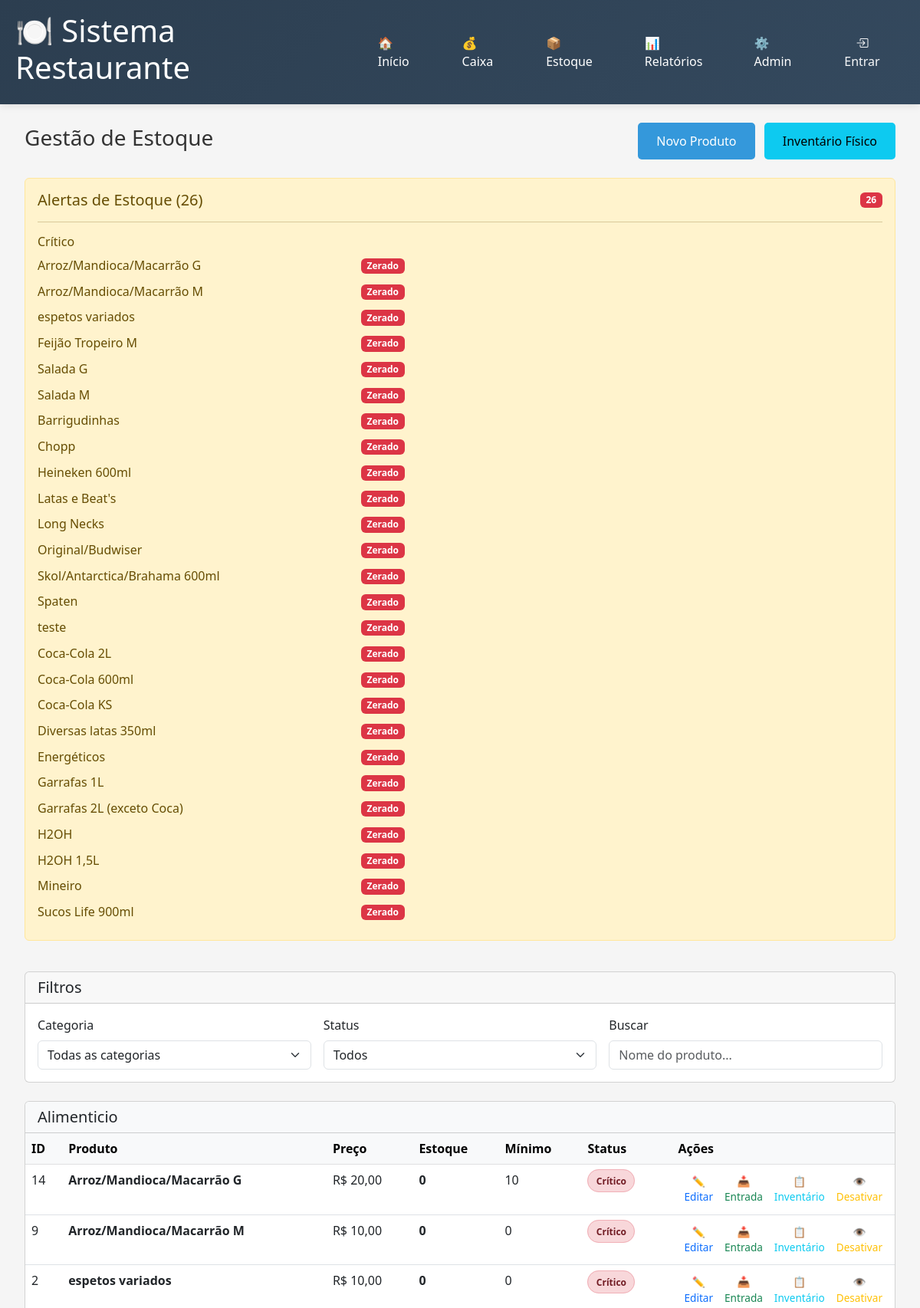
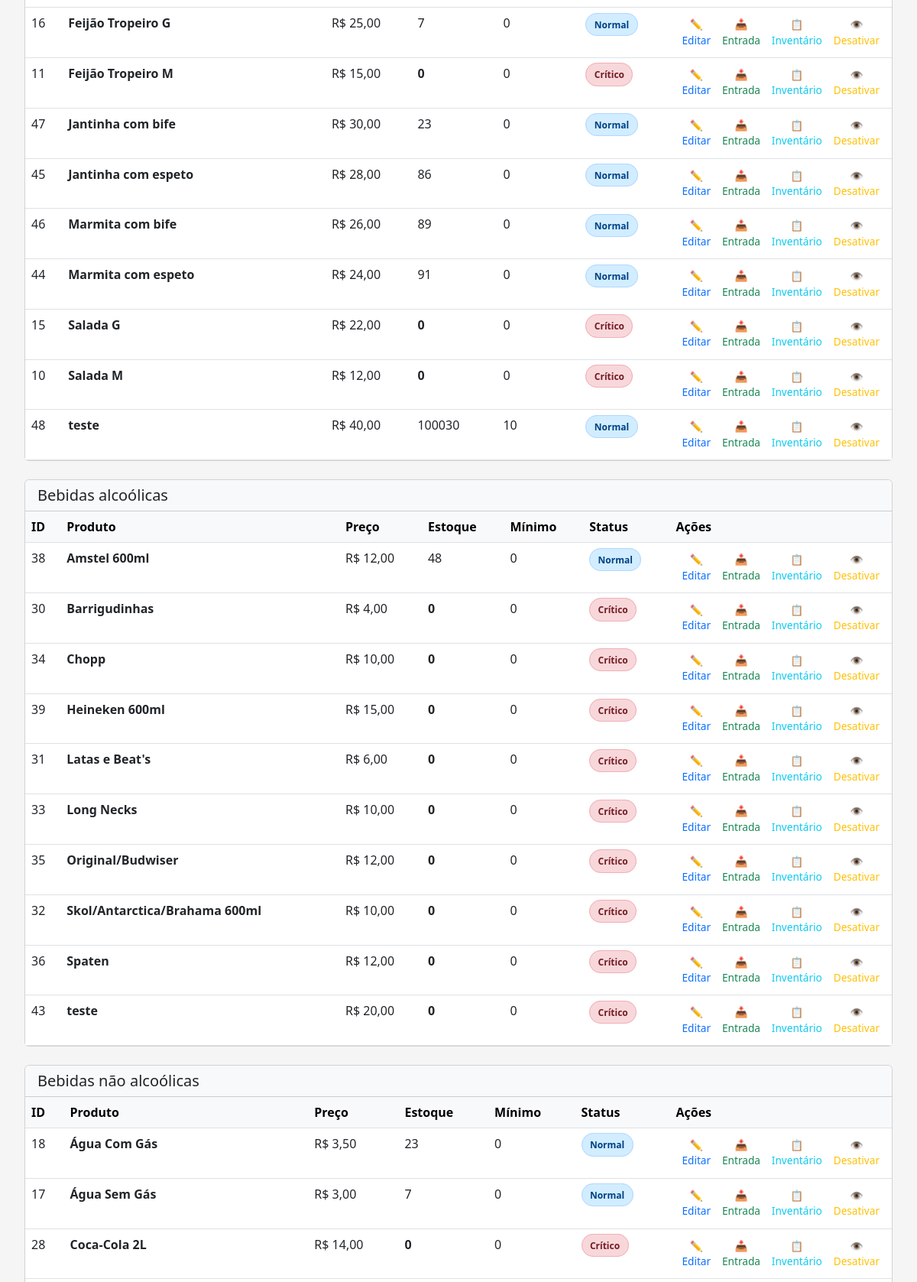
/modules/estoque/index.php (upper part), run on the app's committed database (2 pictures, top to bottom).
### tables this page shows
CREATE TABLE `produtos` (
  `id` int(11) NOT NULL,
  `nome` varchar(100) NOT NULL,
  `categoria_id` int(11) NOT NULL,
  `preco` decimal(10,2) NOT NULL,
  `estoque_atual` int(11) DEFAULT 0,
  `estoque_minimo` int(11) DEFAULT 0,
  `imagem` varchar(255) DEFAULT NULL,
  `ativo` tinyint(1) DEFAULT 1,
  `created_at` timestamp NOT NULL DEFAULT current_timestamp(),
  `updated_at` timestamp NOT NULL DEFAULT current_timestamp() ON UPDATE current_timestamp()
);

### modules/estoque/index.php (the view, shortened to what this page needs)
<?php
$database = new Database();
$db = $database->getConnection();
require_once '../../includes/header.php';
$query_produtos = "SELECT p.*, c.nome as categoria_nome
                   FROM produtos p
                   JOIN categorias c ON p.categoria_id = c.id
                   WHERE p.ativo = 1
                   ORDER BY c.nome, p.nome";
$stmt_produtos = $db->prepare($query_produtos);
$stmt_produtos->execute();
$produtos = $stmt_produtos->fetchAll(PDO::FETCH_ASSOC);
$produtos_por_categoria = [];
foreach ($produtos as $produto) {
    $categoria_id = $produto['categoria_id'];
    if (!isset($produtos_por_categoria[$categoria_id])) {
        $produtos_por_categoria[$categoria_id] = [
            'categoria_nome' => $produto['categoria_nome'],
            'produtos' => []
        ];
    }
    $produtos_por_categoria[$categoria_id]['produtos'][] = $produto;
}
$alertas_criticos = [];
$alertas_aviso = [];
$alertas_count = 0;
foreach ($produtos as $produto) {
    if ($produto['estoque_atual'] == 0) {
        $alertas_criticos[] = $produto;
        $alertas_count++;
    } elseif ($produto['estoque_atual'] <= $produto['estoque_minimo']) {
        $alertas_aviso[] = $produto;
        $alertas_count++;
    }
}
?>
<div class="container-fluid py-4">
    <div class="row mb-4">
        <div class="col-12">
            <div class="d-flex justify-content-between align-items-center">
                <h1 class="h3">
                    <i class="fas fa-boxes text-primary"></i> Gestão de Estoque
                </h1>
                <div>
                    <button class="btn btn-primary" onclick="estoqueManager.showProductModal()">
                        <i class="fas fa-plus"></i> Novo Produto
                    </button>
                    <button class="btn btn-info ms-2" onclick="abrirModalInventario()">
                        <i class="fas fa-clipboard-check"></i> Inventário Físico
                    </button>
                </div>
            </div>
        </div>
    </div>
    <?php if ($alertas_count > 0): ?>
    <div class="row mb-4">
        <div class="col-12">
            <div class="alert alert-warning">
                <div class="d-flex justify-content-between align-items-center">
                    <h5 class="alert-heading mb-0">
                        Alertas de Estoque (<?= $alertas_count ?>)
                    </h5>
                    <span class="badge bg-danger"><?= $alertas_count ?></span>
                </div>
                <hr>
                <div class="row">
                    <?php if (!empty($alertas_criticos)): ?>
                    <div class="col-md-6">
                        <h6><i class="fas fa-skull-crossbones text-danger"></i> Crítico</h6>
                        <?php foreach($alertas_criticos as $produto): ?>
                        <div class="d-flex justify-content-between align-items-center mb-2">
                            <span><?= htmlspecialchars($produto['nome']) ?></span>
                            <div>
                                <span class="badge bg-danger">Zerado</span>
                                <button class="btn btn-sm btn-outline-primary ms-2"
                                        onclick="estoqueManager.showEntryModal(<?= $produto['id'] ?>)">
                                </button>
                            </div>
                        </div>
                        <?php endforeach; ?>
                    </div>
                    <?php endif; ?>
                </div>
            </div>
        </div>
    </div>
    <?php endif; ?>
    <div class="row mb-4">
        <div class="col-12">
            <div class="card">
                <div class="card-header">
                    <h5 class="card-title mb-0">
                        <i class="fas fa-filter"></i> Filtros
                    </h5>
                </div>
                <div class="card-body">
                    <div class="row g-3">
                        <div class="col-md-4">
                            <label class="form-label">Categoria</label>
                            <select class="form-select" onchange="estoqueManager.filterProducts()">
                                <option value="all">Todas as categorias</option>
                            </select>
                        </div>
                        <div class="col-md-4">
                            <label class="form-label">Status</label>
                            <select class="form-select" onchange="estoqueManager.filterProducts()">
                                <option value="all">Todos</option>
                            </select>
                        </div>
                        <div class="col-md-4">
                            <label class="form-label">Buscar</label>
                            <input type="text" class="form-control" placeholder="Nome do produto..."
                                   onkeyup="estoqueManager.filterProducts()">
                        </div>
                    </div>
                </div>
            </div>
        </div>
    </div>
    <div class="row">
        <?php foreach($produtos_por_categoria as $categoria_id => $categoria_data): ?>
        <div class="col-12 mb-4">
            <div class="card">
                <div class="card-header bg-light">
                    <h5 class="card-title mb-0">
                        <i class="fas fa-tag"></i> <?= htmlspecialchars($categoria_data['categoria_nome']) ?>
                    </h5>
                </div>
                <div class="card-body p-0">
                    <div class="table-responsive">
                        <table class="table table-hover mb-0">
                            <thead class="table-light">
                                <tr>
                                    <th>ID</th>
                                    <th>Produto</th>
                                    <th>Preço</th>
                                    <th>Estoque</th>
                                    <th>Mínimo</th>
                                    <th>Status</th>
                                    <th width="200">Ações</th>
                                </tr>
                            </thead>
                            <tbody>
                                <?php foreach($categoria_data['produtos'] as $produto):
                                    $status_class = '';
                                    $status_text = '';
                                    $stock_class = '';
                                    if ($produto['estoque_atual'] == 0) {
                                        $status_class = 'status-critical';
                                        $status_text = 'Crítico';
                                        $stock_class = 'no-stock';
                                    } elseif ($produto['estoque_atual'] <= $produto['estoque_minimo']) {
                                        $status_class = 'status-low';
                                        $status_text = 'Baixo';
                                        $stock_class = 'low-stock';
                                    } else {
                                        $status_class = 'status-normal';
                                        $status_text = 'Normal';
                                    }
                                ?>
                                <tr class="product-row"
                                    data-category="<?= $categoria_id ?>"
                                    data-status="<?= strtolower($status_text) ?>"
                                    data-name="<?= htmlspecialchars(strtolower($produto['nome'])) ?>">
                                    <td><?= $produto['id'] ?></td>
                                    <td>
                                        <strong><?= htmlspecialchars($produto['nome']) ?></strong>
                                    </td>
                                    <td>R$ <?= number_format($produto['preco'], 2, ',', '.') ?></td>
                                    <td class="<?= $stock_class ?>">
                                        <?= $produto['estoque_atual'] ?>
                                    </td>
                                    <td><?= $produto['estoque_minimo'] ?></td>
                                    <td>
                                        <span class="status-badge <?= $status_class ?>">
                                            <?= $status_text ?>
                                        </span>
                                    </td>
                                    <td>
                                        <div class="btn-group btn-group-sm">
                                            <button class="btn btn-outline-primary"
                                                    onclick="estoqueManager.editProduct(<?= $produto['id'] ?>)"
                                                    title="Editar Produto">
                                                ✏️ Editar
                                            </button>
                                            <button class="btn btn-outline-success"
                                                    onclick="estoqueManager.showEntryModal(<?= $produto['id'] ?>)"
                                                    title="Registrar Entrada">
                                                📥 Entrada
                                            </button>
                                            <button class="btn btn-outline-info"
                                                    onclick="abrirModalInventarioProduto(<?= $produto['id'] ?>)"
                                                    title="Inventário Físico">
                                                📋 Inventário
                                            </button>
                                            <button class="btn btn-outline-<?= $produto['ativo'] ? 'warning' : 'success' ?>"
                                                    onclick="estoqueManager.toggleProduct(<?= $produto['id'] ?>, <?= $produto['ativo'] ? 0 : 1 ?>)"
                                                    title="<?= $produto['ativo'] ? 'Desativar Produto' : 'Ativar Produto' ?>">
                                                <?= $produto['ativo'] ? '👁️ Desativar' : '👁️ Ativar' ?>
                                            </button>
                                        </div>
                                    </td>
                                </tr>
                                <?php endforeach; ?>
                            </tbody>
                        </table>
                    </div>
                </div>
            </div>
        </div>
        <?php endforeach; ?>
    </div>
</div>
<?php require_once '../../includes/footer.php'; ?>

### css/style.css (style rules this page uses)
* { margin: 0; padding: 0; box-sizing: border-box; }
body { font-family: 'Segoe UI', Tahoma, Geneva, Verdana, sans-serif; background-color: #f5f5f5; color: #333; }
.btn { padding: 0.75rem 1.5rem; border: none; border-radius: 5px; cursor: pointer; font-size: 1rem; transition: background 0.3s; }
.btn-primary { background: #3498db; color: white; }

### modules/estoque/index.php (style rules this page uses)
.no-stock { color: #e74c3c; font-weight: bold; }
.status-badge { padding: 4px 8px; border-radius: 12px; font-size: 0.8em; font-weight: bold; }
.status-normal { background: #d4edda; color: #155724; }
.status-critical { background: #f8d7da; color: #721c24; }
.btn-group-sm .btn { font-size: 0.85rem; padding: 0.25rem 0.5rem; }
.status-badge { padding: 0.35rem 0.65rem; border-radius: 50rem; font-size: 0.75em; font-weight: 600; }
.status-normal { background: #d1edff; color: #004085; border: 1px solid #b3d7ff; }
.status-critical { background: #f8d7da; color: #721c24; border: 1px solid #f1b0b7; }

### data on the page
produtos: nome "Arroz/Mandioca/Macarrão G", id "14", preco "20,00", estoque_atual "0", estoque_minimo "10", estoque_atual "Crítico", ativo "👁️ Desativar"
produtos: nome "Arroz/Mandioca/Macarrão M", id "9", preco "10,00", estoque_atual "0", estoque_minimo "0", estoque_atual "Crítico", ativo "👁️ Desativar"
produtos: nome "espetos variados", id "2", preco "10,00", estoque_atual "0", estoque_minimo "0", estoque_atual "Crítico", ativo "👁️ Desativar"
produtos: nome "Feijão Tropeiro M", id "11", preco "15,00", estoque_atual "0", estoque_minimo "0", estoque_atual "Crítico", ativo "👁️ Desativar"
produtos: nome "Salada G", id "15", preco "22,00", estoque_atual "0", estoque_minimo "0", estoque_atual "Crítico", ativo "👁️ Desativar"
produtos: nome "Salada M", id "10", preco "12,00", estoque_atual "0", estoque_minimo "0", estoque_atual "Crítico", ativo "👁️ Desativar"
produtos: nome "Barrigudinhas", id "30", preco "4,00", estoque_atual "0", estoque_minimo "0", estoque_atual "Crítico", ativo "👁️ Desativar"
produtos: nome "Chopp", id "34", preco "10,00", estoque_atual "0", estoque_minimo "0", estoque_atual "Crítico", ativo "👁️ Desativar"
produtos: nome "Heineken 600ml", id "39", preco "15,00", estoque_atual "0", estoque_minimo "0", estoque_atual "Crítico", ativo "👁️ Desativar"
produtos: nome "Latas e Beat's", id "31", preco "6,00", estoque_atual "0", estoque_minimo "0", estoque_atual "Crítico", ativo "👁️ Desativar"
produtos: nome "Long Necks", id "33", preco "10,00", estoque_atual "0", estoque_minimo "0", estoque_atual "Crítico", ativo "👁️ Desativar"
produtos: nome "Original/Budwiser", id "35", preco "12,00", estoque_atual "0", estoque_minimo "0", estoque_atual "Crítico", ativo "👁️ Desativar"
produtos: nome "Skol/Antarctica/Brahama 600ml", id "32", preco "10,00", estoque_atual "0", estoque_minimo "0", estoque_atual "Crítico", ativo "👁️ Desativar"
produtos: nome "Spaten", id "36", preco "12,00", estoque_atual "0", estoque_minimo "0", estoque_atual "Crítico", ativo "👁️ Desativar"
produtos: nome "teste", id "43", preco "20,00", estoque_atual "0", estoque_minimo "0", estoque_atual "Crítico", ativo "👁️ Desativar"
produtos: nome "Coca-Cola 2L", id "28", preco "14,00", estoque_atual "0", estoque_minimo "0", estoque_atual "Crítico", ativo "👁️ Desativar"
produtos: nome "Coca-Cola 600ml"
produtos: nome "Coca-Cola KS"
produtos: nome "Diversas latas 350ml"
produtos: nome "Energéticos"
produtos: nome "Garrafas 1L"
produtos: nome "Garrafas 2L (exceto Coca)"
produtos: nome "H2OH"
produtos: nome "H2OH 1,5L"
produtos: nome "Mineiro"
produtos: nome "Sucos Life 900ml"
produtos: id "16", nome "Feijão Tropeiro G", preco "25,00", estoque_atual "7", estoque_minimo "0", status_text "Normal", ativo "👁️ Desativar"
produtos: id "47", nome "Jantinha com bife", preco "30,00", estoque_atual "23", estoque_minimo "0", status_text "Normal", ativo "👁️ Desativar"
produtos: id "45", nome "Jantinha com espeto", preco "28,00", estoque_atual "86", estoque_minimo "0", status_text "Normal", ativo "👁️ Desativar"
produtos: id "46", nome "Marmita com bife", preco "26,00", estoque_atual "89", estoque_minimo "0", status_text "Normal", ativo "👁️ Desativar"
produtos: id "44", nome "Marmita com espeto", preco "24,00", estoque_atual "91", estoque_minimo "0", status_text "Normal", ativo "👁️ Desativar"
produtos: id "48", nome "teste", preco "40,00", estoque_atual "100030", estoque_minimo "10", status_text "Normal", ativo "👁️ Desativar"
produtos: id "38", nome "Amstel 600ml", preco "12,00", estoque_atual "48", estoque_minimo "0", status_text "Normal", ativo "👁️ Desativar"
produtos: id "18", nome "Água Com Gás", preco "3,50", estoque_atual "23", estoque_minimo "0", status_text "Normal", ativo "👁️ Desativar"
produtos: id "17", nome "Água Sem Gás", preco "3,00", estoque_atual "7", estoque_minimo "0", status_text "Normal", ativo "👁️ Desativar"

### other printed values
$alertas_count "26"
$categoria_data['categoria_nome'] "Alimenticio"
$categoria_data['categoria_nome'] "Bebidas alcoólicas"
$categoria_data['categoria_nome'] "Bebidas não alcoólicas"
